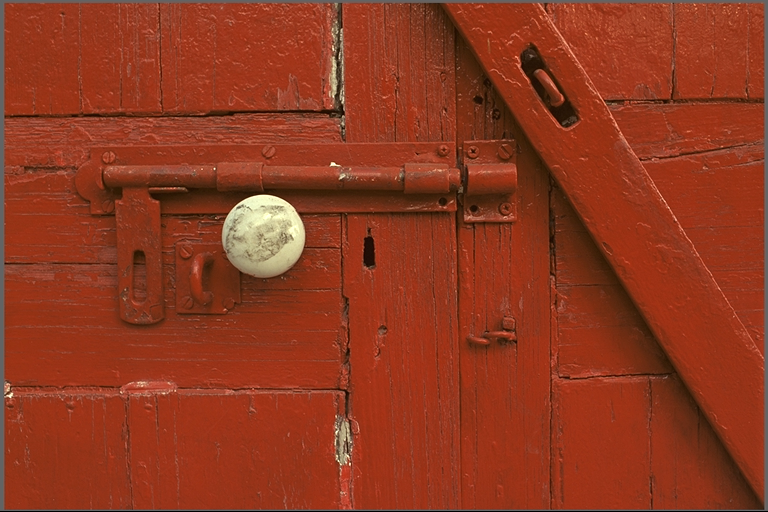
%> input picture Codes/kodim02.png, 768 x 512 px, given in place of ucid00002phu.tif, which was not available
$ octave blocksnew.m   (GNU Octave 9; MATLAB toolbox functions it lacks are replaced by stand-ins)
%> lines starting %> are read from the running program, lines starting %| are printed output that depends on the picture; pictures that were not available may be replaced by others from this repository, and a replacement may not be noted
### Codes/emresampleN.m
function [Pmap, varargout] = emresampleN(img,N,varargin)


MAXITER = 100;
EPSILON = 1e-3;
MAXBLOCKS = 3.5e3;
p0 = 1/256;

if(size(img,3)~=1)
    error('Image must be grayscale.')
end

if(nargin>2)
    verbose = (varargin{1}=='verbose');
else
    verbose = 0;
end

wlen = 2*N+1; % window length
cen = floor(wlen^2/2) + 1;  % center element
[height width] = size(img);

% create column image
imcol = im2col(img,[wlen wlen]);
[~,nblocks] = size(imcol);
Y = imcol';
Y(:,cen) = []; % delete center element

% initialize parameters
alpha = rand(1,wlen^2-1)';
alpha = alpha./sum(alpha(:)); % normalize weights
sigma =1;

% extract center pixel of each block
y = img(N+1:end-N,N+1:end-N);
y = y(:);

% select random subset to perform EM
idx_rand = randperm(nblocks);
idx = idx_rand(1:min(MAXBLOCKS,nblocks));

Yt = Y(idx,:);
yt = y(idx,:);


for iter = 1:MAXITER
    prev = alpha;

    if(verbose==1)
        disp(iter)
    end

    % E-step
    R = yt - Yt*alpha;  % find residuals
    P = 1/(sigma*sqrt(2*pi)) * exp(-R.^2/(2*sigma.^2)); % find probablities
    w = P./(P+p0);

    % M-step
    sigma = sqrt( sum(w.*R.^2)/sum(w) );
    alpha = (Yt'*diag(w)*Yt) \ Yt'*diag(w)*yt;

    if(max(abs(prev-alpha))<EPSILON)
        break;
    end
end

if(verbose==1)
    fprintf('Number of iterations = %i\n',iter);
    fprintf('sigma = %.5f\n',sigma);
end

Pmap = 1/(sigma*sqrt(2*pi)) * exp(-(y-Y*alpha).^2/(2*sigma.^2));

Pmap = reshape(Pmap,[height-2*N width-2*N]);
%disp(Pmap);

if(nargout==1)
    varargout{1} = alpha;
elseif(nargout==2)
    varargout{1} = alpha;
    varargout{2} = sigma;
elseif(nargout==3)
    varargout{1} = alpha;
    varargout{2} = sigma;
    varargout{3} = iter;
end

### Codes/rmcenter.m
function F = rmcenter(Fc,varargin)
% F = RMCENTER(FC) deletes the DC component and high pass filters
%   the frequency map
%   'ideal' uses idea high pass filter
%   'cosine' (default) used raised cosine filter
% Last updated December 10, 2011

opt = 0;

if(nargin>1)
    opt = (varargin{1}=='ideal');
end

[Nx,Ny] = size(Fc);
[Kx Ky] = meshgrid(linspace(-1,1,Ny),linspace(-1,1,Nx));
R = sqrt(Kx.^2+Ky.^2);

if(opt==1)
    % remove center for display
    rad = 0.1; %from 0-1, radius of high-pass filter
    H = (R>rad);
else
    % raise cosine filter
    H = 0.5 - 0.5.*cos(4*pi*R);
    H(R>0.25) = 1;
end

F = Fc.*H;
F(round(Nx/2)+1,round(Ny/2)+1)=0;

### Codes/fft2c.m
function y = fft2c(x)
y = fftshift(fft2(fftshift(x)));

%disp(y);

### Codes/blocksnew.m

close all
clear all

imIdx = 8;
%cropCorner = [100 100];


% RESAMPLING PARAMETERS

resampleRatio = 3.0;

N = 2;   % window size
M = 512 % block size

im  = imread('Photoshop_Resampled/ucid00002phu.tif');
%> im is the input picture: size 512x768x3 uint8; mean R, G, B 142.9, 56.4, 31.2
[H,W,~] = size(im);
%> H = 512; W = 768

for q = 50:H-175
        cropCorner = [q q];
end
%cropCorner = [400 200];

for k = 1:length(resampleRatio)
    r = resampleRatio(k);

    cropWidth = floor(M/r);


    img = double(im(cropCorner(1):cropCorner(1)+cropWidth-1, ...
                 cropCorner(2):cropCorner(2)+cropWidth-1));
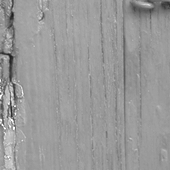
%> img: size 170x170 double; min 27, max 255, mean 153.1

    img = imresize(img,[M M],'bilinear');
%> img: size 512x512 double
    pmap = emresampleN(img,N,'verbose');
%> in emresampleN, `verbose = (varargin{1}=='verbose');`: verbose = [true true true true true true true]
%> in emresampleN, `y = img(N+1:end-N,N+1:end-N);`:
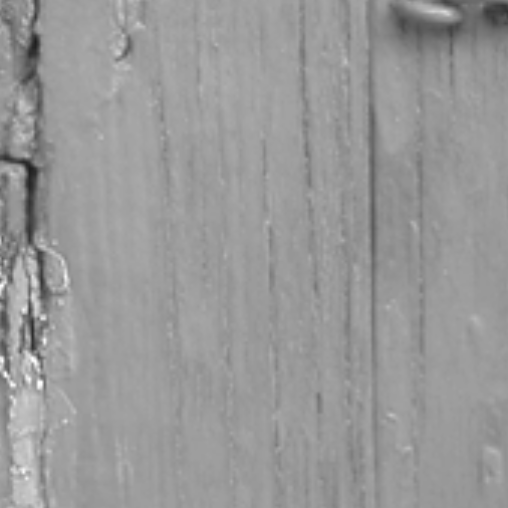
%> y: size 508x508 double; min 29.12, max 254.5, mean 153.2
%> in emresampleN, `yt = y(idx,:);`: yt = 3500 values, max 252 at index 474, min 40.93 at index 3283, mean 152.6
%> the loop in emresampleN, `for iter = 1:MAXITER` made 21 passes
%> sigma on passes 1 to 12: 0.995, 0.0643, 0.0374, 0.0282, 0.0243, 0.0223, 0.0212, 0.0203, 0.0197, 0.0193, 0.0191, 0.019
%| sigma = 0.01853
%> in emresampleN, `Pmap = reshape(Pmap,[height-2*N width-2*N]);`:
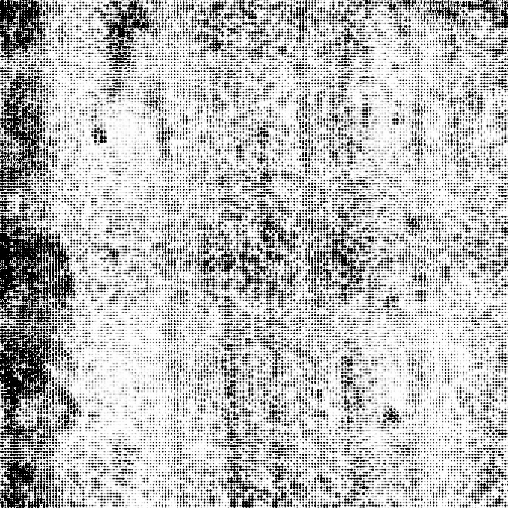
%> Pmap: size 508x508 double; min 0, max 21.53, mean 15.9; drawn with min black and max white
    fmap = fft2c(pmap);

    disp(fmap);


    % display p-map
    figure;
    subplot(131)
    imshow(img,[])
    subplot(132)
    imshow(pmap,[])
    subplot(133)
    imshow(abs(rmcenter(fmap)),[]);
%> in rmcenter, `H(R>0.25) = 1;`:
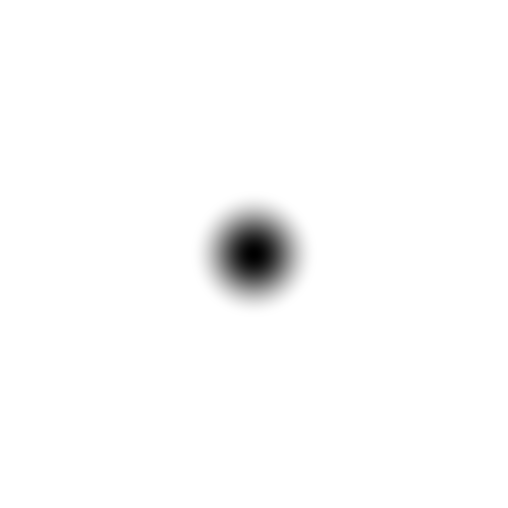
%> H: size 508x508 double; min 0.000307, max 1, mean 0.985

    filename = sprintf('F:/Project/ImgPro/EM/im%i_r%.2f.png',imIdx,(r-1)*100);

    imwrite(fmap,filename)


    %print('-deps',filename);

end

$ run again, on Codes/kodim04.png
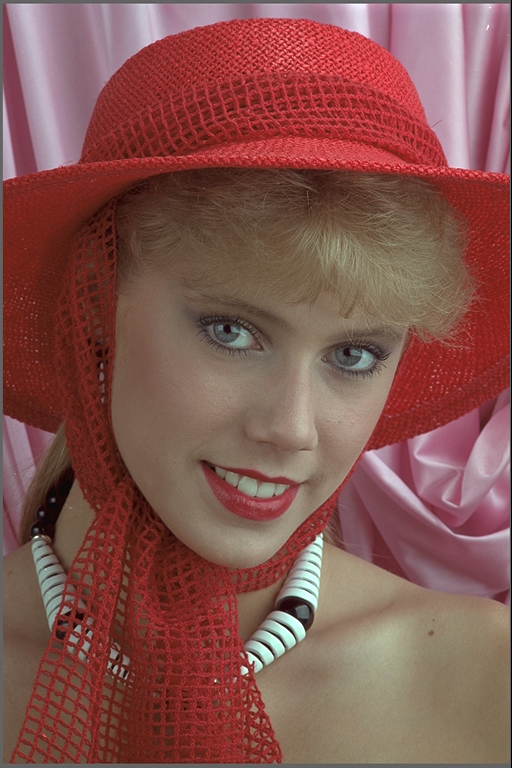
%> input picture Codes/kodim04.png, 512 x 768 px, given in place of ucid00002phu.tif, which was not available
%> im is the input picture: size 768x512x3 uint8; mean R, G, B 131.9, 84.1, 78.4
%> `img = double(im(cropCorner(1):cropCorner(1)+cropWidth-1, cropCorner(2)..`:
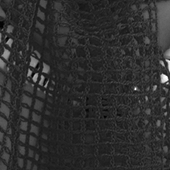
%> img: size 170x170 double; min 0, max 255, mean 46.5
%> verbose = [true true true true true true true]
%> yt = 3500 values, max 253.9 at index 2006, min 0.44 at index 2584, mean 46.36
%> the loop in emresampleN, `for iter = 1:MAXITER` made 12 passes
%> sigma on passes 1 to 8: 1.3, 0.0489, 0.0415, 0.0387, 0.0373, 0.0365, 0.036, 0.0356
%| sigma = 0.03467
%> in emresampleN, `Pmap = reshape(Pmap,[height-2*N width-2*N]);`:
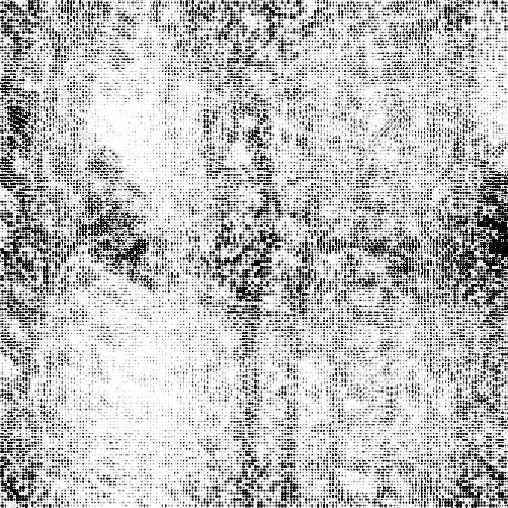
%> Pmap: size 508x508 double; min 0, max 11.51, mean 8.71; drawn with min black and max white
